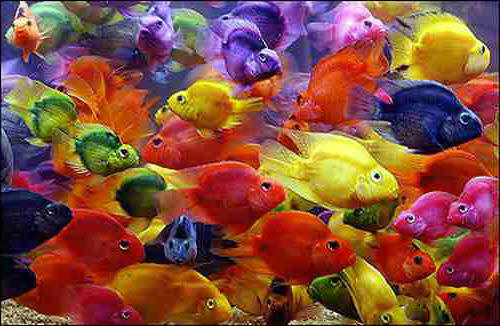
%> input picture fish.jpg, 500 x 326 px
$ octave quantize_main.m   (GNU Octave 9; MATLAB toolbox functions it lacks are replaced by stand-ins)
%> lines starting %> are read from the running program, lines starting %| are printed output that depends on the picture
### quantize_RGB.m
%%
function [outputImg,meancolors] = quantize_RGB(origImg,k)
I = origImg;
I = im2double(I);
a = size(I,1);
b = size(I,2);
c = size(I,3);
d = reshape(I,a*b,3);
[ind , center] = kmeans(d,k);
 a = center(ind,:);
 c = reshape(a,[size(I,1),size(I,2),3]);
 I2 = im2uint8(c);
 meancolors = center;
 outputImg = I2;
end
%%

### quantize_HSV.m
%%
function [outputImg,meanhues,hsvimage] = quantize_HSV(origImg,k)
I1 = origImg;
I2 = zeros(size(I1,1),size(I1,2),size(I1,3),'uint8');
I3 = zeros(size(I1,1),size(I1,2),size(I1,3),'double');
I4 = zeros(size(I1,1),size(I1,2),size(I1,3),'uint8');
I = rgb2hsv(I1);
a = size(I,1);
b = size(I,2);
c = size(I,3);
Ia = I(:,:,1);
Ib = I(:,:,2);
Ic = I(:,:,3);
ca = zeros(size(I,1)*size(I,2),size(I,3),'double');
d = reshape(Ia,a*b,1);
e = reshape(Ib,a*b,1);
f = reshape(Ic,a*b,1);
[ind , center] = kmeans(d,k);
a = center(ind,:);
ca = [a e f];
I3 =reshape(ca,[size(I1,1),size(I1,2),size(I1,3)]);
hsvimage = I3;
I3 = hsv2rgb(I3);
I4 = im2uint8(I3);
outputImg = I4;
meanhues = center;
end
%%

### compute_quantization_error.m
%%
function [error] = compute_quantization_error(originalImg,quantizedImg)
I1 = originalImg;
I2 = quantizedImg;
x = (I1-I2);
error = sum(x(:).^2);
end
%%

### get_hue_hists.m

%%
function [histEquale,histClustered] = get_hue_hists(I,k)
C = rgb2hsv(I);
C = C(:,:,1);
C = reshape(C,[size(C,1)*size(C,2),1]);
histogram(C,k)
pause
[A,k,I] = quantize_HSV(I,k);
Ia = I(:,:,1);
ma = reshape(Ia,[size(Ia,1)*size(Ia,2),1]);
bin = zeros(size(ma));
c =size(ma,1);
nbins = size(k,1);
histogram(ma,nbins);
pause
end
%%

### quantize_main.m
I = imread('fish.jpg');
%> I is the input picture: size 326x500x3 uint8; mean R, G, B 132.5, 77.5, 60.6
[a,b]=quantize_RGB(I,5);
%> in quantize_RGB, `[ind , center] = kmeans(d,k);`: center = [0.764 0.658 0.249; 0.384 0.292 0.438; 0.599 0.198 0.0889; 0.175 0.106 0.135; 0.71 0.578 0.741]
%> in quantize_RGB, `c = reshape(a,[size(I,1),size(I,2),3]);`:
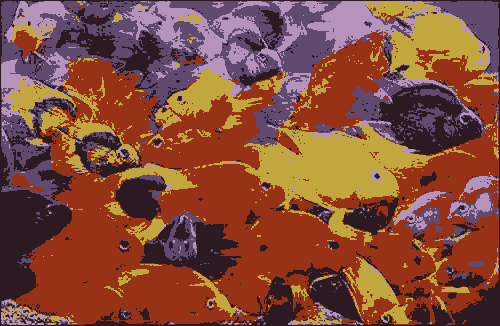
%> c: size 326x500x3 double; mean R, G, B 0.52, 0.304, 0.238; mean of the top-left, top-right, bottom-left and bottom-right quarters 0.396, 0.404, 0.279, 0.335
%> in quantize_RGB, `meancolors = center;`: meancolors has the same summary as center
%> b has the same summary as center in quantize_RGB
[c,d] = quantize_HSV(I,5);
%> in quantize_HSV, `I = rgb2hsv(I1);`: I: size 326x500x3 double; mean H, S, V 0.366, 0.703, 0.561
%> in quantize_HSV, `Ic = I(:,:,3);`:
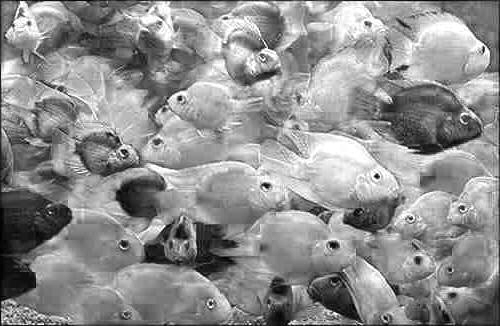
%> Ic: size 326x500 double; min 0, max 1, mean 0.561
%> in quantize_HSV, `[ind , center] = kmeans(d,k);`: center = [0.174; 0.955; 0.0451; 0.664; 0.781]
%> d = [0.174; 0.955; 0.0451; 0.664; 0.781]
err = compute_quantization_error(I,a)
%> in compute_quantization_error, `x = (I1-I2);`:
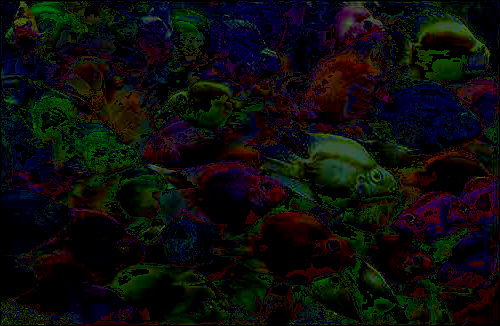
%> x: size 326x500x3 uint8; mean R, G, B 12.7, 12.9, 11.6
%> in compute_quantization_error, `error = sum(x(:).^2);`: error = 42560658
%> err = 42560658
erro = compute_quantization_error(I,c)
%> in compute_quantization_error (call 2), `x = (I1-I2);`:
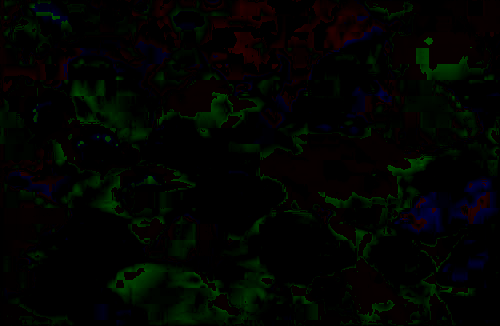
%> x: size 326x500x3 uint8; mean R, G, B 2, 4.3, 1.1
%> in compute_quantization_error (call 2), `error = sum(x(:).^2);`: error = 10325253
%> erro = 10325253
imshow(a)
save 'quantiseRGB.jpg'
pause
imshow(c)
save 'quantizeHSV.jpg'
pause
[a,b] = get_hue_hists(I,5)
%> call 2 of quantize_HSV, with k = 5
%> in quantize_HSV (call 2), `[ind , center] = kmeans(d,k);`: center = [0.146; 0.702; 0.0396; 0.94; 0.338]
%> in quantize_HSV (call 2), `I3 = hsv2rgb(I3);`:
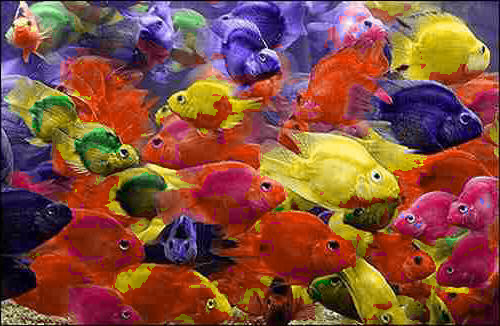
%> I3: size 326x500x3 double; mean R, G, B 0.518, 0.306, 0.24
%> in get_hue_hists, `Ia = I(:,:,1);`:
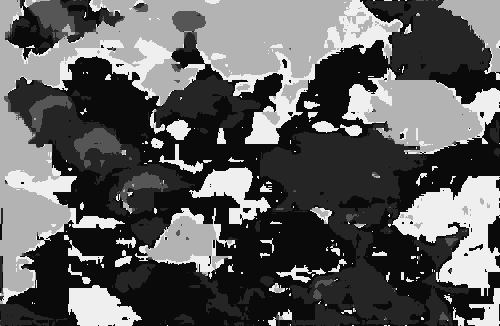
%> Ia: size 326x500 double; min 0.0396, max 0.94, mean 0.366
%> in get_hue_hists, `histogram(ma,nbins);`:
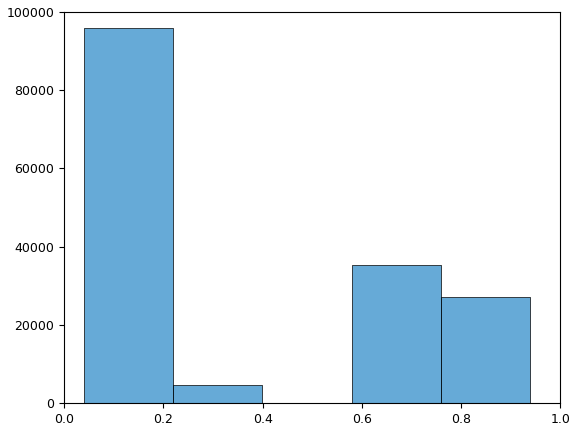
%> figure redrawn from the program's plot data; tallest bar 95889 high, from x = 0.0396 to 0.22
%> (the run ends here)
